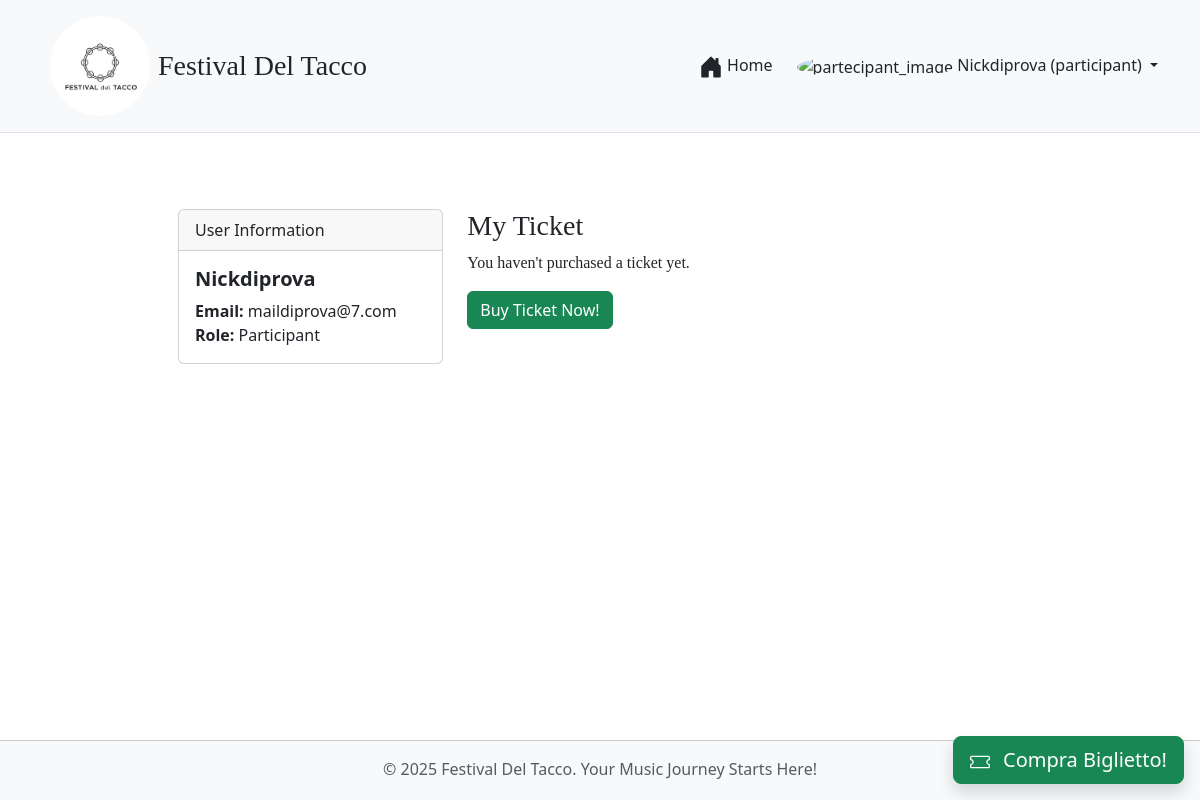
The app's page /profile (signed in), older data.
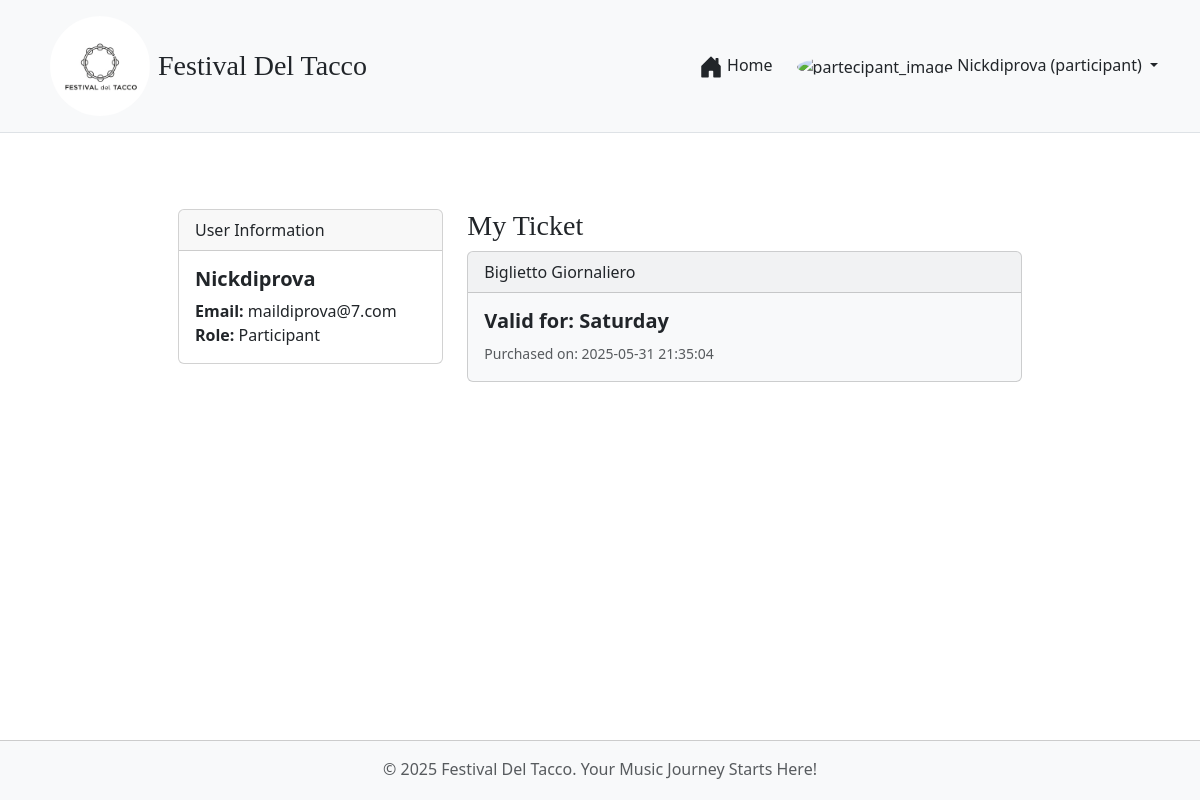
The same page, newer data.
### tables this page shows
CREATE TABLE BIGLIETTI (
            id INTEGER PRIMARY KEY AUTOINCREMENT,
            user_id INTEGER NOT NULL UNIQUE, -- One ticket type per user
            ticket_type TEXT NOT NULL,
            valid_days TEXT NOT NULL, -- Comma-separated e.g., "Friday,Saturday"
            purchase_date TEXT NOT NULL,
            FOREIGN KEY (user_id) REFERENCES UTENTI (id)
        );

### fapp.py (the view)
@app.route('/profile')
@login_required
def profile():
    user_ticket = None
    organizer_all_festival_performances = [] # Per la visione completa del festival da parte dell'organizzatore
    if current_user.role == 'participant':
        user_ticket_data = db.get_ticket_by_user_id(current_user.id)
        if user_ticket_data:
            user_ticket = dict(user_ticket_data)
            user_ticket['valid_days_list'] = user_ticket['valid_days'].split(',')
            user_ticket['ticket_type_name'] = Config.TICKET_TYPES.get(user_ticket['ticket_type'], {}).get('name', 'Unknown Ticket')
    elif current_user.role == 'organizer':
        print(current_user.id)
        organizer_all_festival_performances = db.get_performances_by_organizer(organizer_id=current_user.id)
    return render_template('profile_festival.html',
                           user_ticket=user_ticket,
                           organizer_performances=organizer_all_festival_performances)

### fapp.py (called while the page is built)
@login_manager.user_loader
def load_user(user_id):
    user_data = db.get_user_by_id(int(user_id))
    if user_data:
        return User(id=user_data['id'], email=user_data['email'], nickname=user_data['nickname'], role=user_data['role'])
    return None

@app.context_processor
def inject_global_vars(): # prendo le variabli globali da festival_config.py, comuni a tutti i template
    user_has_ticket = False
    if current_user.is_authenticated and current_user.role == 'participant':
        if db.get_ticket_by_user_id(current_user.id):
            user_has_ticket = True
    return dict(
        FESTIVAL_DAYS=Config.FESTIVAL_DAYS,
        FESTIVAL_STAGES=Config.FESTIVAL_STAGES,
        TICKET_TYPES_CONFIG=Config.TICKET_TYPES,
        now=datetime.now().year,
        g_user_has_ticket=user_has_ticket
    )

### festival_dao.py (called while the page is built)
def get_db_connection():
    conn = sqlite3.connect(DATABASE_NAME)
    conn.row_factory = sqlite3.Row # Access columns by name
    return conn

def get_user_by_id(user_id):
    conn = get_db_connection()
    user = conn.execute("SELECT * FROM UTENTI WHERE id = ?", (user_id,)).fetchone()
    conn.close()
    return user

### templates/profile_festival.html (shortened to what this page needs)
{% extends "base_festival.html" %}
{% block content %}
<div class="container mt-5">
    <div class="row">
        <div class="col-md-4">
            <div class="card">
                <div class="card-header">
                    User Information
                </div>
                <div class="card-body">
                    <h5 class="card-title">{{ current_user.nickname }}</h5>
                    <p class="card-text">
                        <strong>Email:</strong> {{ current_user.email }}<br>
                        <strong>Role:</strong> {{ current_user.role.capitalize() }}
                    </p>
                </div>
            </div>
        </div>
        <div class="col-md-8">
            {% if current_user.role == 'participant' %}
            <h3 style="font-family: 'Playfair Display', serif;">My Ticket</h3>
            {% if user_ticket %}
            <div class="card bg-light mb-3">
                <div class="card-header">{{ user_ticket.ticket_type_name }}</div>
                <div class="card-body">
                    <h5 class="card-title">Valid for: {{ user_ticket.valid_days_list | join(', ') }}</h5>
                    <p class="card-text"><small class="text-muted">Purchased on: {{ user_ticket.purchase_date.split('
                            ')[0] }}</small></p>
                </div>
            </div>
            {% else %}
            <p style="font-family: 'Playfair Display', serif;">You haven't purchased a ticket yet.</p>
            <a href="{{ url_for('buy_ticket') }}" class="btn btn-success">Buy Ticket Now!</a>
            {% endif %}
            {% endif %}
        </div>
    </div>
</div>
{% endblock %}

### templates/base_festival.html (shortened to what this page needs)
<!DOCTYPE html>
<html lang="it">
<head>
    <link href="https://cdn.jsdelivr.net/npm/bootstrap@5.3.2/dist/css/bootstrap.min.css" rel="stylesheet"
>
    <link rel="stylesheet" href="{{ url_for('static', filename='css/style_festival.css') }}">
    <link rel="stylesheet" href="https://unpkg.com/leaflet@1.9.4/dist/leaflet.css"
 />
</head>
<body>
    <nav>
        <header class="p-3 mb-3 border-bottom bg-light sticky-top">
            <div class="container">
                <div class="d-flex flex-wrap align-items-center justify-content-center justify-content-lg-start">
                    <a href="{{ url_for('home') }}"
                        class="d-flex align-items-center text-dark text-decoration-none me-lg-auto ms-2">
                        <img src="{{ url_for('static', filename='images/logo/LogoFestivalDelTacco.jpeg') }}"
                            alt="Festival del Tacco" class="img-fluid rounded-circle"
                            style="height: 100px; width: 100px; object-fit: cover;" loading="lazy">
                        <span class="fs-3 ms-2" style="font-family: 'Playfair Display', serif;">Festival Del
                            Tacco</span>
                    </a>
                    <ul class="nav col-12 col-lg-auto mb-2 justify-content-center mb-md-0">
                        <li><a href="{{ url_for('home') }}"
                                class="nav-link px-2 {% if request.endpoint == 'home' %}link-secondary{% else %}link-dark{% endif %}">
                                Home
                            </a>
                        </li>
                    </ul>
                    <div class="ms-lg-3">
                        {% if current_user.is_authenticated %}
                        <div class="dropdown text-end">
                            <a href="#" class="d-block link-dark text-decoration-none dropdown-toggle"
                                id="dropdownUser1" data-bs-toggle="dropdown" aria-expanded="false">
                                {% if current_user.role == 'participant' %}
                                <img src="{{ url_for('static', filename='images/logo/partecipant.png') }}"
                                    alt="partecipant_image" width="40" height="40" class="rounded-circle">
                                {% endif %}
                                {{ current_user.nickname }} ({{ current_user.role }})
                            </a>
                        </div>
                        {% else %}
                        <a href="{{ url_for('login') }}" class="btn btn-outline myloginbutton me-2">Login</a>
                        <a href="{{ url_for('register') }}" class="btn  mybuttoncolors">Sign-up</a>
                        {% endif %}
                    </div>
                </div>
            </div>
        </header>
    </nav>
    <main class="container col-lg-9 col-md-12 pt-5 pt-md-3 pt-lg-2 pt-xl-2 pt-xxl-2 order-1 mt-lg-1 ">
        {% block content %}
        {% endblock %}
    </main>
    {% if current_user.is_authenticated and current_user.role == 'participant' and not g_user_has_ticket %}
    <div class="position-fixed bottom-0 end-0 p-3" style="z-index: 1030;">
        <a href="{{ url_for('buy_ticket') }}" class="btn btn-success btn-lg shadow"
            title="Compra qui il tuo biglietto!">
            Compra Biglietto!
        </a>
    </div>
    {% endif %}
    <footer class="footer py-3 bg-light order-2">
        <div class="container text-center">
            <span class="text-muted">© {{ now }} Festival Del Tacco. Your Music Journey Starts Here!</span>
        </div>
    </footer>
</body>
</html>

Row changes from the older to the newer data that the page shows:
added BIGLIETTI: valid_days_list "Saturday", purchase_date "2025-05-31 21:35:04"
Text that changed along with them:
{{ user_ticket.ticket_type_name }}: (not shown) → "Biglietto Giornaliero"
text no longer shown: "You haven't purchased a ticket yet. Buy Ticket Now! Compra Biglietto!"
text now shown: "Valid for: Purchased on:"
